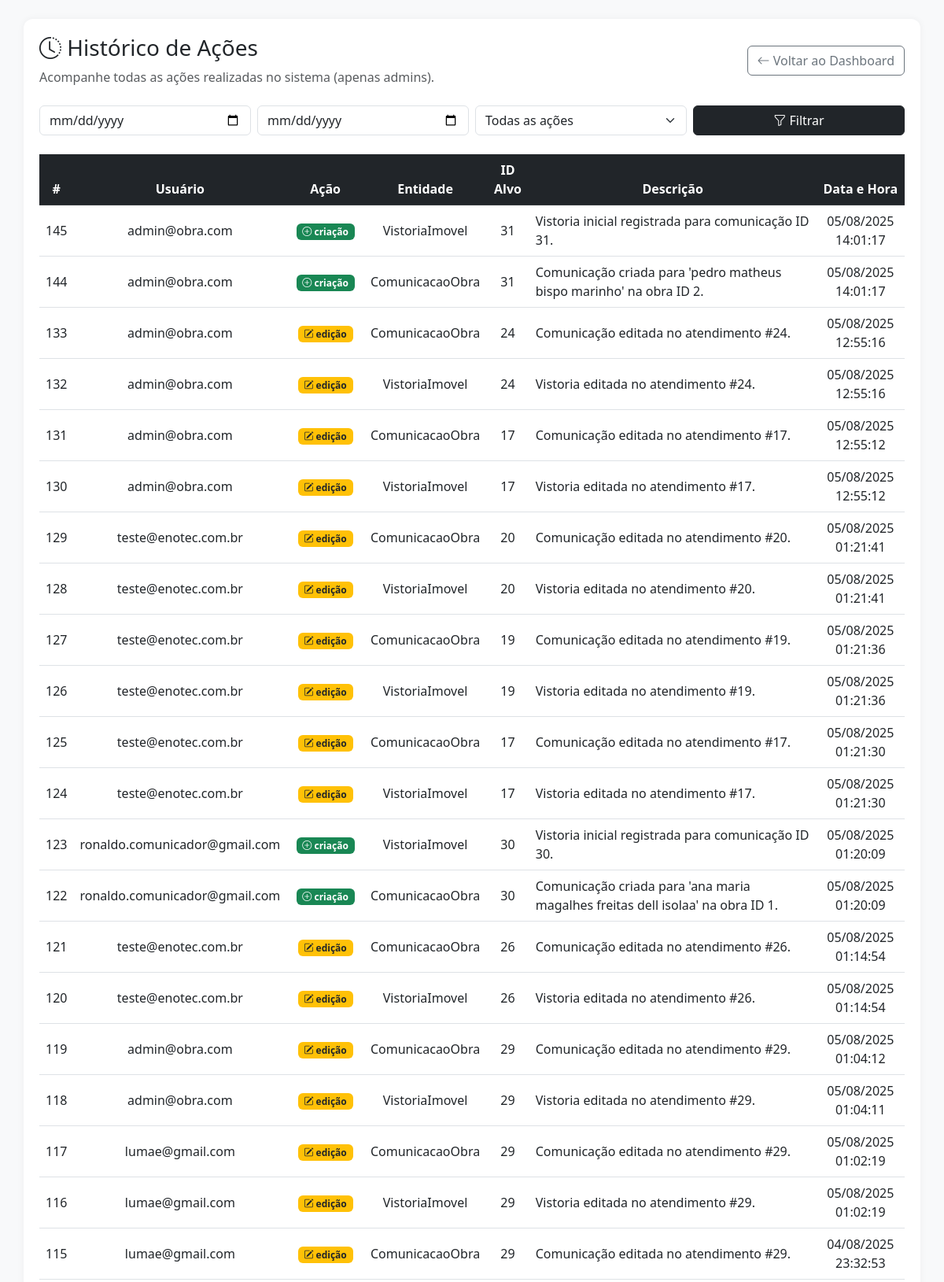
Page /historico (signed in, upper part) on the committed database.
### app/models.py (models this page shows)
class HistoricoAcao(db.Model):
    id = db.Column(db.Integer, primary_key=True)
    usuario_id = db.Column(db.Integer, db.ForeignKey('user.id'), nullable=False)
    tipo_acao = db.Column(db.String(20))
    entidade = db.Column(db.String(50))
    entidade_id = db.Column(db.Integer)
    data_hora = db.Column(db.DateTime, default=datetime.utcnow)
    observacao = db.Column(db.Text)
    usuario = db.relationship("User", backref="historicos")

class User(db.Model):
    id = db.Column(db.Integer, primary_key=True)
    nome = db.Column(db.String(100), nullable=True)  # <-- temporariamente
    email = db.Column(db.String(120), unique=True, nullable=False)
    password = db.Column(db.String(120), nullable=False)
    cargo = db.Column(db.String(50), default="usuario")
    obra_id = db.Column(db.Integer, db.ForeignKey('obra.id'))
    obra = db.relationship('Obra', backref='usuarios')

### app/auth/routes.py (the view)
@auth_bp.route('/historico')
def historico():
    if session.get('cargo') != 'admin':
        flash('Apenas administradores podem acessar o histórico.', 'danger')
        return redirect(url_for('auth.dashboard'))
    query = HistoricoAcao.query.join(User).order_by(HistoricoAcao.data_hora.desc())
    tipo = request.args.get("tipo")
    inicio = request.args.get("inicio")
    fim = request.args.get("fim")
    if tipo:
        query = query.filter(HistoricoAcao.tipo_acao == tipo)
    if inicio:
        query = query.filter(HistoricoAcao.data_hora >= datetime.strptime(inicio, "%Y-%m-%d"))
    if fim:
        query = query.filter(HistoricoAcao.data_hora <= datetime.strptime(fim, "%Y-%m-%d"))
    acoes = query.all()
    return render_template("historico/historico.html", acoes=acoes)

### templates/historico/historico.html (shortened to what this page needs)
<!DOCTYPE html>
<html lang="pt-BR">
<head>
  <link href="https://cdn.jsdelivr.net/npm/bootstrap@5.3.0/dist/css/bootstrap.min.css" rel="stylesheet">
  <link href="https://cdn.jsdelivr.net/npm/bootstrap-icons@1.10.5/font/bootstrap-icons.css" rel="stylesheet">
</head>
<body class="bg-light p-3 p-md-4">
  <div class="container container-box">
    <header class="d-flex flex-column flex-md-row justify-content-between align-items-start align-items-md-center mb-4">
      <div>
        <h3><i class="bi bi-clock-history"></i> Histórico de Ações</h3>
        <p class="text-muted mb-0">Acompanhe todas as ações realizadas no sistema (apenas admins).</p>
      </div>
      <a href="{{ url_for('auth.dashboard') }}" class="btn btn-outline-secondary">
        <i class="bi bi-arrow-left"></i> Voltar ao Dashboard
      </a>
    </header>
    <form class="row g-2 mb-4" method="get">
      <div class="col-md-3">
        <input type="date" name="inicio" class="form-control" value="{{ request.args.inicio }}">
      </div>
      <div class="col-md-3">
        <input type="date" name="fim" class="form-control" value="{{ request.args.fim }}">
      </div>
      <div class="col-md-3">
        <select name="tipo" class="form-select">
          <option value="">Todas as ações</option>
        </select>
      </div>
      <div class="col-md-3 d-grid">
        <button class="btn btn-dark" type="submit"><i class="bi bi-funnel"></i> Filtrar</button>
      </div>
    </form>
    <div class="table-responsive">
      <table class="table table-hover align-middle">
        <thead class="table-dark text-center">
          <tr>
            <th>#</th>
            <th>Usuário</th>
            <th>Ação</th>
            <th>Entidade</th>
            <th>ID Alvo</th>
            <th>Descrição</th>
            <th>Data e Hora</th>
          </tr>
        </thead>
        <tbody class="text-center">
          {% for acao in acoes %}
          <tr>
            <td>{{ acao.id }}</td>
            <td>{{ acao.usuario.email }}</td>
            <td>
              {% if acao.tipo_acao == "criação" %}
              <span class="badge bg-success"><i class="bi bi-plus-circle"></i> {{ acao.tipo_acao }}</span>
              {% elif acao.tipo_acao == "edição" %}
              <span class="badge bg-warning text-dark"><i class="bi bi-pencil-square"></i> {{ acao.tipo_acao }}</span>
              {% elif acao.tipo_acao == "exclusão" %}
              <span class="badge bg-danger"><i class="bi bi-trash3"></i> {{ acao.tipo_acao }}</span>
              {% else %}
              {{ acao.tipo_acao }}
              {% endif %}
            </td>
            <td>{{ acao.entidade }}</td>
            <td>{{ acao.entidade_id }}</td>
            <td class="text-start">{{ acao.observacao }}</td>
            <td>{{ acao.data_hora.strftime('%d/%m/%Y %H:%M:%S') }}</td>
          </tr>
          {% endfor %}
        </tbody>
      </table>
    </div>
  </div>
</body>
</html>

### templates/historico/historico.html (style rules this page uses)
body { background-color: #f8f9fa; }
.container-box { background: #fff; padding: 20px; border-radius: 12px; box-shadow: 0 0 10px rgba(0, 0, 0, 0.05); }

### rows in the picture
HistoricoAcao: id "145", usuario.email "admin@obra.com", tipo_acao "criação", entidade "VistoriaImovel", entidade_id "31", observacao "Vistoria inicial registrada para comunicação ID 31.", data_hora "05/08/2025 14:01:17"
HistoricoAcao: id "144", usuario.email "admin@obra.com", tipo_acao "criação", entidade "ComunicacaoObra", entidade_id "31", observacao "Comunicação criada para 'pedro matheus bispo marinho' na obra ID 2.", data_hora "05/08/2025 14:01:17"
HistoricoAcao: id "133", usuario.email "admin@obra.com", tipo_acao "edição", entidade "ComunicacaoObra", entidade_id "24", observacao "Comunicação editada no atendimento #24.", data_hora "05/08/2025 12:55:16"
HistoricoAcao: id "132", usuario.email "admin@obra.com", tipo_acao "edição", entidade "VistoriaImovel", entidade_id "24", observacao "Vistoria editada no atendimento #24.", data_hora "05/08/2025 12:55:16"
HistoricoAcao: id "131", usuario.email "admin@obra.com", tipo_acao "edição", entidade "ComunicacaoObra", entidade_id "17", observacao "Comunicação editada no atendimento #17.", data_hora "05/08/2025 12:55:12"
HistoricoAcao: id "130", usuario.email "admin@obra.com", tipo_acao "edição", entidade "VistoriaImovel", entidade_id "17", observacao "Vistoria editada no atendimento #17.", data_hora "05/08/2025 12:55:12"
HistoricoAcao: id "129", usuario.email "teste@enotec.com.br", tipo_acao "edição", entidade "ComunicacaoObra", entidade_id "20", observacao "Comunicação editada no atendimento #20.", data_hora "05/08/2025 01:21:41"
HistoricoAcao: id "128", usuario.email "teste@enotec.com.br", tipo_acao "edição", entidade "VistoriaImovel", entidade_id "20", observacao "Vistoria editada no atendimento #20.", data_hora "05/08/2025 01:21:41"
HistoricoAcao: id "127", usuario.email "teste@enotec.com.br", tipo_acao "edição", entidade "ComunicacaoObra", entidade_id "19", observacao "Comunicação editada no atendimento #19.", data_hora "05/08/2025 01:21:36"
HistoricoAcao: id "126", usuario.email "teste@enotec.com.br", tipo_acao "edição", entidade "VistoriaImovel", entidade_id "19", observacao "Vistoria editada no atendimento #19.", data_hora "05/08/2025 01:21:36"
HistoricoAcao: id "125", usuario.email "teste@enotec.com.br", tipo_acao "edição", entidade "ComunicacaoObra", entidade_id "17", observacao "Comunicação editada no atendimento #17.", data_hora "05/08/2025 01:21:30"
HistoricoAcao: id "124", usuario.email "teste@enotec.com.br", tipo_acao "edição", entidade "VistoriaImovel", entidade_id "17", observacao "Vistoria editada no atendimento #17.", data_hora "05/08/2025 01:21:30"
HistoricoAcao: id "123", usuario.email "ronaldo.comunicador@gmail.com", tipo_acao "criação", entidade "VistoriaImovel", entidade_id "30", observacao "Vistoria inicial registrada para comunicação ID 30.", data_hora "05/08/2025 01:20:09"
HistoricoAcao: id "122", usuario.email "ronaldo.comunicador@gmail.com", tipo_acao "criação", entidade "ComunicacaoObra", entidade_id "30", observacao "Comunicação criada para 'ana maria magalhes freitas dell isolaa' na obra ID 1.", data_hora "05/08/2025 01:20:09"
HistoricoAcao: id "121", usuario.email "teste@enotec.com.br", tipo_acao "edição", entidade "ComunicacaoObra", entidade_id "26", observacao "Comunicação editada no atendimento #26.", data_hora "05/08/2025 01:14:54"
HistoricoAcao: id "120", usuario.email "teste@enotec.com.br", tipo_acao "edição", entidade "VistoriaImovel", entidade_id "26", observacao "Vistoria editada no atendimento #26.", data_hora "05/08/2025 01:14:54"
HistoricoAcao: id "119", usuario.email "admin@obra.com", tipo_acao "edição", entidade "ComunicacaoObra", entidade_id "29", observacao "Comunicação editada no atendimento #29.", data_hora "05/08/2025 01:04:12"
HistoricoAcao: id "118", usuario.email "admin@obra.com", tipo_acao "edição", entidade "VistoriaImovel", entidade_id "29", observacao "Vistoria editada no atendimento #29.", data_hora "05/08/2025 01:04:11"
HistoricoAcao: id "117", usuario.email "lumae@gmail.com", tipo_acao "edição", entidade "ComunicacaoObra", entidade_id "29", observacao "Comunicação editada no atendimento #29.", data_hora "05/08/2025 01:02:19"
HistoricoAcao: id "116", usuario.email "lumae@gmail.com", tipo_acao "edição", entidade "VistoriaImovel", entidade_id "29", observacao "Vistoria editada no atendimento #29.", data_hora "05/08/2025 01:02:19"
HistoricoAcao: id "115", usuario.email "lumae@gmail.com", tipo_acao "edição", entidade "ComunicacaoObra", entidade_id "29", observacao "Comunicação editada no atendimento #29.", data_hora "04/08/2025 23:32:53"
